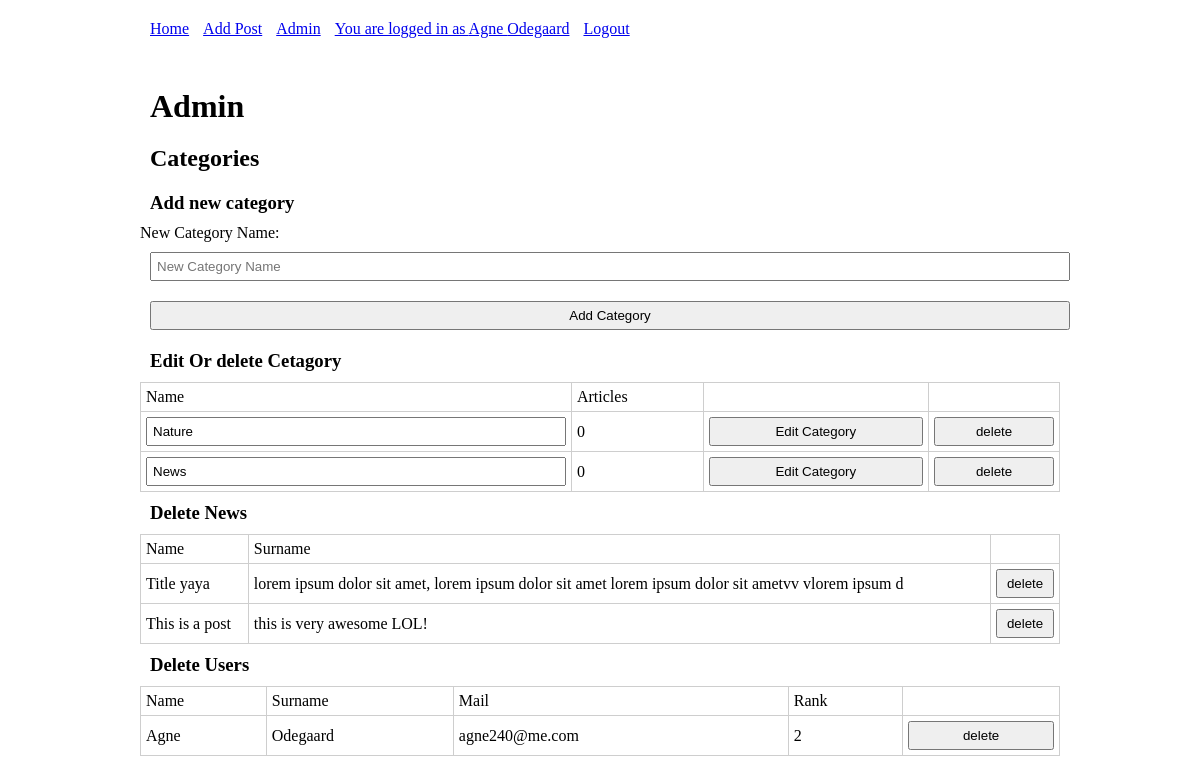
/admin.php (signed in), run on the app's committed database.
### tables this page shows
CREATE TABLE `users` (
  `id` int(11) NOT NULL,
  `name` varchar(255) NOT NULL,
  `surname` varchar(255) NOT NULL,
  `mail` varchar(255) NOT NULL,
  `password` varchar(60) NOT NULL,
  `rank` int(1) NOT NULL
);

CREATE TABLE `categories` (
    `id` int(11) NOT NULL,
    `name` varchar(255) NOT NULL
);

CREATE TABLE `posts` (
  `id` int(11) NOT NULL,
  `user_id` int(11) NOT NULL,
  `title` varchar(255) NOT NULL,
  `content` text NOT NULL,
  `image_id` int(11) NOT NULL,
  `style` varchar(10) NOT NULL,
  `time` date NOT NULL
);

### App/database.php (called while the page is built, shortened)
<?php
class Database extends Config {
    public $db;
    function __construct(){
        $dns = 'mysql:host='.$this->host.';dbname='.$this->database;
        $this->db = new PDO($dns, $this->username, $this->password);
        $this->db->setAttribute(PDO::ATTR_ERRMODE, PDO::ERRMODE_WARNING);
        $this->db->setAttribute(PDO::ATTR_DEFAULT_FETCH_MODE, PDO::FETCH_ASSOC);
    }
    private function arrayBinder(&$query, $vars){
        foreach ($vars as $key => $value) {
            $query->bindValue(':'.$key, htmlspecialchars($value));
        }
    }
    public function query($sql, $vars = null){
        $query = $this->db->prepare($sql);
        if($vars != null) $this->arrayBinder($query, $vars);
        $query->execute();
        return $query;
    }
}

### App/auth.php (called while the page is built, shortened)
<?php
class Auth extends Database{
    public $user = null;
    public function __construct(){
        if($this->isLoggedIn()) {
            $this->user = $this->query('SELECT name, surname, mail, id, rank FROM users WHERE id = :id', [
                'id' => $_SESSION['id'],
            ]);
            $this->user = $this->user->fetch();
        }
    }
    public function fetchAll(){
        return $this->query('SELECT * FROM users')->fetchAll();
    }
    public function isLoggedIn(){
        return isset($_SESSION['id']);
    }
    public function rank(){
        if($this->isLoggedIn()) return $this->user['rank'];
        return 0;
    }
}

### App/app.php (called while the page is built, shortened)
<?php
require_once('database.php');
require_once('auth.php');
$auth = new Auth();
require_once('posts.php');
$posts = new Posts();
require_once('categories.php');
$cats = new Categories();

### App/categories.php (called while the page is built, shortened)
<?php
class Categories extends Database {
    public function fetchAll(){
        return $this->query('SELECT c.*, COUNT(pc.id) AS articles FROM categories AS c
                            LEFT JOIN posts_categories AS pc ON pc.category_id = c.id
                            GROUP BY c.id
        ')->fetchAll();
    }
}

### App/posts.php (called while the page is built, shortened)
<?php
class Posts extends Database{
    private $base_sql =
        'SELECT p.*,
                AVG(r.rating) AS average,
                SUM(r.rating = 1) AS up,
                (SUM(r.rating = 1) * AVG(r.rating)) AS rating,
                GROUP_CONCAT(c.name SEPARATOR ", ") AS categories
            FROM posts AS p
            LEFT JOIN posts_categories AS pc ON pc.post_id = p.id
            LEFT JOIN categories AS c ON pc.category_id = c.id
            LEFT JOIN ratings AS r ON r.post_id = p.id';
    public function fetchAll(){
        $vars = null;
        $sql = $this->base_sql;
        $sql .= ' GROUP BY p.id';
        $sql .= ' ORDER BY rating '.(isset($_COOKIE['order']) ? '' : 'DESC');
        $result = $this->query($sql, $vars)->fetchAll();
        return $result;
    }
}

### admin.php (the view, shortened to what this page needs)
<?php
require_once('App/app.php');
include_once('Modules/head.php');
?>
<main>
    <h1>Admin</h1>
    <h2>Categories</h2>
    <h3>Add new category</h3>
        <form method="POST">
            <div class="form-element">
                <label>New Category Name:
                <input type="text" name="name" value="" placeholder="New Category Name">
                </label>
            </div>
            <div class="form-element">
                <input type="submit" name="add_cat" value="Add Category">
            </div>
        </form>
    <h3>Edit Or delete Cetagory</h3>
    <table>
        <thead>
            <tr>
                <td>Name</td>
                <td>Articles</td>
                <td></td>
                <td></td>
            </tr>
        </thead>
        <tbody>
            <?php foreach ($cats->fetchAll() as $key => $cat) { ?>
                <form method="post">
                <tr>
                    <td><input type="text" name="name" value="<?= $cat['name'] ?>" placeholder="<?= $cat['name'] ?>"></td>
                    <td><?= $cat['articles'] ?></td>
                    <td><input type="submit" name="edit_cat" value="Edit Category"></td>
                    <td>
                        <input type="submit" name="delete_post" value="delete">
                    </td>
                </tr>
                </form>
            <?php } ?>
        </tbody>
    </table>
    <h3>Delete News</h3>
    <table>
        <thead>
            <tr>
                <td>Name</td>
                <td>Surname</td>
                <td></td>
            </tr>
        </thead>
        <tbody>
            <?php foreach ($posts->fetchAll() as $key => $post) { ?>
                <tr>
                    <td><?= $post['title'] ?></td>
                    <td><?= substr($post['content'], 0, 100) ?></td>
                    <td>
                        <form method="post">
                            <input type="submit" name="delete_post" value="delete">
                        </form>
                    </td>
                </tr>
            <?php } ?>
        </tbody>
    </table>
    <h3>Delete Users</h3>
    <table>
        <thead>
            <tr>
                <td>Name</td>
                <td>Surname</td>
                <td>Mail</td>
                <td>Rank</td>
                <td></td>
            </tr>
        </thead>
        <tbody>
            <?php foreach ($auth->fetchAll() as $key => $user) { ?>
                <tr>
                    <td><?= $user['name'] ?></td>
                    <td><?= $user['surname'] ?></td>
                    <td><?= $user['mail'] ?></td>
                    <td><?= $user['rank'] ?></td>
                    <td>
                        <form method="post">
                            <input type="submit" name="delete_user" value="delete">
                        </form>
                    </td>
                </tr>
            <?php } ?>
        </tbody>
    </table>
</main>
<?php include_once('Modules/foot.php'); ?>

### Modules/head.php (shortened to what this page needs)
<!DOCTYPE html>
<html lang="en">
<head>
    <link rel="stylesheet" href="css/main.css">
</head>
<body>
<nav>
    <div class="container">
        <ul>
            <li><a href="index.php">Home</a></li>
            <li><a href="addpost.php">Add Post</a></li>
            <?php if($auth->isLoggedIn()) : ?>
                <?php if($auth->rank() > 1) : ?>
                <li><a href="admin.php">Admin</a></li>
                <?php endif; ?>
                <li><a href="profile.php">You are logged in as <?= $auth->user['name'] ?> <?= $auth->user['surname'] ?></a></li>
                <li><a href="?logout">Logout</a></li>
            <?php else : ?>
                <li><a href="login.php">Login</a></li>
            <?php endif; ?>
        </ul>
    </div>
</nav>

### css/main.css (style rules this page uses)
* { padding: 0px; margin: 0px; box-sizing: border-box; }
p, h1, h2, h3 { padding: 10px; }
ul li { padding-left: 10px; display: inline-block; }
main, .container { margin: 0 auto; padding: 20px; width: 960px; }
.form-element { width: 100%; }
table { width: 100%; border-collapse: collapse; }
tr { border-bottom: 1px solid #cecece; }
tr:first-of-type td { border-top: 1px solid #cecece; }
td { padding: 5px; border-left: 1px solid #cecece; }
td:last-of-type { border-right: 1px solid #cecece; }
input, textarea, select { width: 100%; padding: 5px; margin: 10px; }
td input { margin: 0px; }

### data on the page
users: name "Agne", surname "Odegaard", mail "agne240@me.com", rank "2"
categories: name "Nature", articles "0"
categories: name "News", articles "0"
posts: title "Title yaya", content "lorem ipsum dolor sit amet, lorem ipsum dolor sit amet lorem ipsum dolor sit ametvv vlorem ipsum d"
posts: title "This is a post", content "this is very awesome LOL!"
